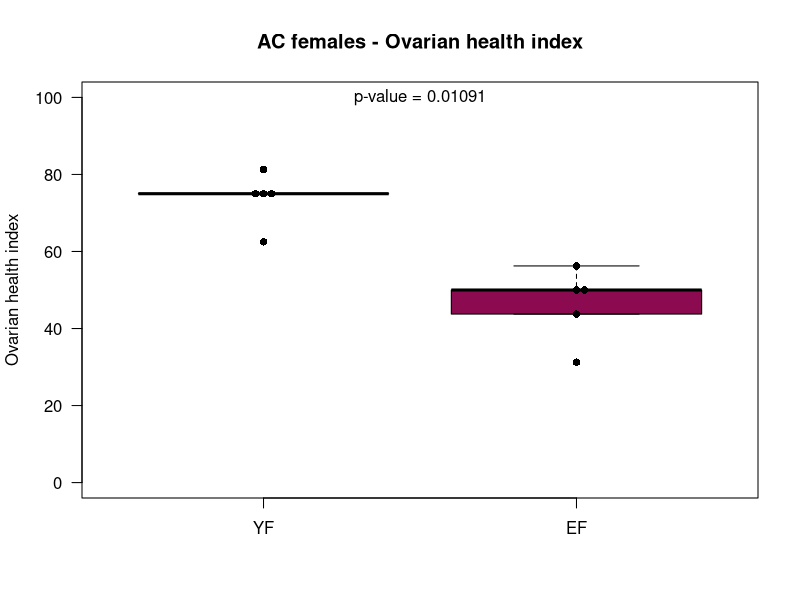
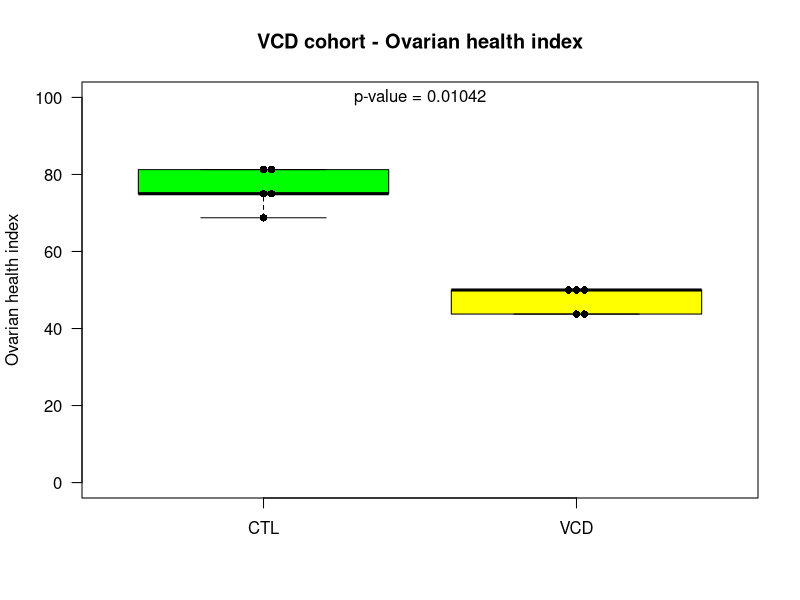
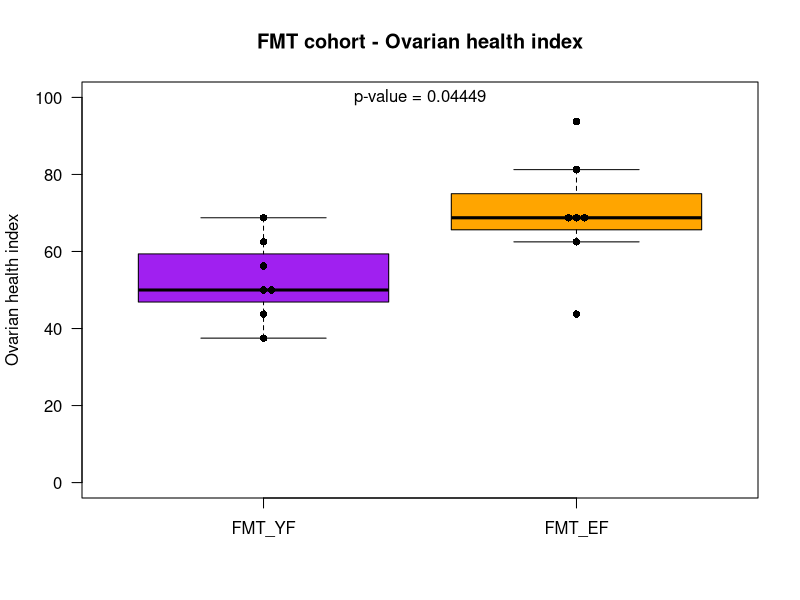

These charts were generated, in order, by the following R code:
setwd("/Users/minhookim/Dropbox/Benayoun_lab/Projects/Menopause_microbiome_project/Data/For_Github/Ovarian_health_index/")

library('beeswarm')

###################################
# Menopause-microbiome project
# Calculate ovarian health index scores
# Parameters: AMH, FSH, INHBA
#             Follicle count (combined)
# Cohorts: AC females, VCD, FMT
###################################

####################################
# 1. Import data files
###################################

# AC - females

my.hormone.data.AC.females <- read.table("./Input_files/MM_AC_cohort_females_hormone_data.txt", header= TRUE, sep = "\t")
my.follicle.data.AC.females <- read.table("./Input_files/MM_AC_cohort_females_ovarian_follicle_count_median.txt", header= TRUE, sep = "\t")

my.follicle.data.AC.females$combined <- rowSums(my.follicle.data.AC.females[, c("Primordial", "Primary", "Secondary", "Antral", "CL")], na.rm=TRUE)

# VCD cohort

my.hormone.data.VCD <- read.table("./Input_files/MM_VCD_cohort_hormone_data.txt", header= TRUE, sep = "\t")
my.follicle.data.VCD <- read.table("./Input_files/MM_VCD_cohort_ovarian_follicle_count_median.txt", header= TRUE, sep = "\t")

my.follicle.data.VCD$combined <- rowSums(my.follicle.data.VCD[, c("Primordial", "Primary", "Secondary", "Antral", "CL")], na.rm=TRUE)

# FMT cohort

my.hormone.data.FMT <- read.table("./Input_files/MM_FMT_cohort_hormone_data.txt", header= TRUE, sep = "\t")
my.follicle.data.FMT <- read.table("./Input_files/MM_FMT_cohort_ovarian_follicle_count_median.txt", header= TRUE, sep = "\t")

my.follicle.data.FMT$combined <- rowSums(my.follicle.data.FMT[, c("Primordial", "Primary", "Secondary", "Antral", "CL")], na.rm=TRUE)

####################################
# 2. Assign scores based on quartiles
###################################

# AC cohort - females

my.data.AC.females <- my.follicle.data.AC.females[,c("Mouse_ID", "Age", "combined")]

# For AMH, higher is better
my.data.AC.females$AMH_score <- as.numeric(cut(my.hormone.data.AC.females$AMH, breaks=quantile(my.hormone.data.AC.females$AMH), labels=c(1,2,3,4), include.lowest=TRUE))

# For FSH and INHBA, lower is better
my.data.AC.females$FSH_score <- as.numeric(cut(my.hormone.data.AC.females$FSH, breaks=quantile(my.hormone.data.AC.females$FSH), labels=c(4,3,2,1), include.lowest=TRUE))
my.data.AC.females$INHBA_score <- as.numeric(cut(my.hormone.data.AC.females$INHBA, breaks=quantile(my.hormone.data.AC.females$INHBA), labels=c(4,3,2,1), include.lowest=TRUE))

# For Follicle count, higher is better
# Manually setting break points - due to too many zero values
break_points = c(-Inf, 0, max(my.follicle.data.AC.females$combined)/3, 2*max(my.follicle.data.AC.females$combined)/3, Inf)

# Use these breaks in the cut function
my.data.AC.females$follicleCounts <- as.numeric(cut(my.follicle.data.AC.females$combined,
                                                breaks = break_points,
                                                labels = c(1, 2, 3, 4),
                                                include.lowest = TRUE))

# Compute the average score
my.data.AC.females$Ovarian_Health_Index <- rowMeans(my.data.AC.females[, c("AMH_score", "FSH_score", "INHBA_score", "follicleCounts")], na.rm=TRUE)

# If you wish to scale to a 0-100 scale
my.data.AC.females$Ovarian_Health_Index_100 <- (my.data.AC.females$Ovarian_Health_Index / 4) * 100

# View the results
my.data.AC.females[c("Mouse_ID", "Age", "Ovarian_Health_Index", "Ovarian_Health_Index_100")]

write.table(my.data.AC.females, file = "./MM_Ovarian_health_score_AC_cohort_females_results.txt", row.names = FALSE, quote = FALSE)


# VCD cohort

my.data.VCD <- my.follicle.data.VCD[,c("Mouse_ID", "Treatment", "combined")]

# For AMH, higher is better
my.data.VCD$AMH_score <- as.numeric(cut(my.hormone.data.VCD$AMH, breaks=quantile(my.hormone.data.VCD$AMH), labels=c(1,2,3,4), include.lowest=TRUE))

# For FSH and INHBA, lower is better
my.data.VCD$FSH_score <- as.numeric(cut(my.hormone.data.VCD$FSH, breaks=quantile(my.hormone.data.VCD$FSH), labels=c(4,3,2,1), include.lowest=TRUE))
my.data.VCD$INHBA_score <- as.numeric(cut(my.hormone.data.VCD$INHBA, breaks=quantile(my.hormone.data.VCD$INHBA), labels=c(4,3,2,1), include.lowest=TRUE))

# For Follicle count, higher is better
my.data.VCD$follicleCounts <- as.numeric(cut(my.follicle.data.VCD$combined, breaks=quantile(my.follicle.data.VCD$combined), labels=c(1,2,3,4), include.lowest=TRUE))

# Compute the average score
my.data.VCD$Ovarian_Health_Index <- rowMeans(my.data.VCD[, c("AMH_score", "FSH_score", "INHBA_score", "follicleCounts")], na.rm=TRUE)

# If you wish to scale to a 0-100 scale
my.data.VCD$Ovarian_Health_Index_100 <- (my.data.VCD$Ovarian_Health_Index / 4) * 100

# View the results
my.data.VCD[c("Mouse_ID", "Treatment", "Ovarian_Health_Index", "Ovarian_Health_Index_100")]

write.table(my.data.VCD, file = "./MM_Ovarian_health_score_VCD_cohort_results.txt", row.names = FALSE, quote = FALSE)


# FMT cohort

my.data.FMT <- my.follicle.data.FMT[,c("MouseID", "FMT", "combined")]

# For AMH, higher is better
my.data.FMT$AMH_score <- as.numeric(cut(my.hormone.data.FMT$AMH, breaks=quantile(my.hormone.data.FMT$AMH), labels=c(1,2,3,4), include.lowest=TRUE))

# For FSH and INHBA, lower is better
my.data.FMT$FSH_score <- as.numeric(cut(my.hormone.data.FMT$FSH, breaks=quantile(my.hormone.data.FMT$FSH), labels=c(4,3,2,1), include.lowest=TRUE))
my.data.FMT$INHBA_score <- as.numeric(cut(my.hormone.data.FMT$INHBA, breaks=quantile(my.hormone.data.FMT$INHBA), labels=c(4,3,2,1), include.lowest=TRUE))

# For Follicle count, higher is better
my.data.FMT$follicleCounts <- as.numeric(cut(my.follicle.data.FMT$combined, breaks=quantile(my.follicle.data.FMT$combined), labels=c(1,2,3,4), include.lowest=TRUE))

# Compute the average score
my.data.FMT$Ovarian_Health_Index <- rowMeans(my.data.FMT[, c("AMH_score", "FSH_score", "INHBA_score", "follicleCounts")], na.rm=TRUE)

# If you wish to scale to a 0-100 scale
my.data.FMT$Ovarian_Health_Index_100 <- (my.data.FMT$Ovarian_Health_Index / 4) * 100

# View the results
my.data.FMT[c("MouseID", "FMT", "Ovarian_Health_Index", "Ovarian_Health_Index_100")]

write.table(my.data.FMT, file = "./MM_Ovarian_health_score_FMT_cohort_results.txt", row.names = FALSE, quote = FALSE)

####################################
# 3. Plot boxplots
###################################

# AC cohort - females

my.index.AC.females <- list ("YF"  = my.data.AC.females$Ovarian_Health_Index_100[my.data.AC.females$Age %in% "YF"],
                             "EF"  = my.data.AC.females$Ovarian_Health_Index_100[my.data.AC.females$Age %in% "EF"])

wilcox.test(my.data.AC.females$Ovarian_Health_Index_100[my.data.AC.females$Age == "YF"], 
            my.data.AC.females$Ovarian_Health_Index_100[my.data.AC.females$Age == "EF"])     # p-value = 0.01091

pdf(paste(Sys.Date(),"MM_AC_cohort_females_ovarian_index_score_boxplot.pdf", sep = "_"), width = 5, height = 7)
boxplot(my.index.AC.females, 
        outline = FALSE,
        ylim = c(0, 100),
        col = c("deeppink1", "deeppink4"),
        las = 1,
        ylab = "Ovarian health index",
        main = "AC females - Ovarian health index")
beeswarm(my.index.AC.females, pch = 16, col = "black", add = TRUE, cex = 1)
text(1.5,100,"p-value = 0.01091")
dev.off()


# VCD cohort

my.index.VCD <- list ("CTL"  = my.data.VCD$Ovarian_Health_Index_100[my.data.VCD$Treatment %in% "CTL"],
                      "VCD"  = my.data.VCD$Ovarian_Health_Index_100[my.data.VCD$Treatment %in% "VCD"])

wilcox.test(my.data.VCD$Ovarian_Health_Index_100[my.data.VCD$Treatment == "CTL"], my.data.VCD$Ovarian_Health_Index_100[my.data.VCD$Treatment == "VCD"])     # p-value = 0.01042

pdf(paste(Sys.Date(),"MM_VCD_cohort_ovarian_index_score_boxplot.pdf", sep = "_"), width = 5, height = 7)
boxplot(my.index.VCD, 
        outline = FALSE,
        ylim = c(0, 100),
        col = c("green", "yellow"),
        las = 1,
        ylab = "Ovarian health index",
        main = "VCD cohort - Ovarian health index")
beeswarm(my.index.VCD, pch = 16, col = "black", add = TRUE, cex = 1)
text(1.5,100,"p-value = 0.01042")
dev.off()


# FMT cohort

my.index.FMT <- list ("FMT_YF"  = my.data.FMT$Ovarian_Health_Index_100[my.data.FMT$FMT %in% "YF_FMT"],
                      "FMT_EF"  = my.data.FMT$Ovarian_Health_Index_100[my.data.FMT$FMT %in% "EF_FMT"])

wilcox.test(my.data.FMT$Ovarian_Health_Index_100[my.data.FMT$FMT == "YF_FMT"], my.data.FMT$Ovarian_Health_Index_100[my.data.FMT$FMT == "EF_FMT"])     # p-value = 0.04449

pdf(paste(Sys.Date(),"MM_FMT_cohort_ovarian_index_score_boxplot.pdf", sep = "_"), width = 5, height = 7)
boxplot(my.index.FMT, 
        outline = FALSE,
        ylim = c(0, 100),
        col = c("purple", "orange"),
        las = 1,
        ylab = "Ovarian health index",
        main = "FMT cohort - Ovarian health index")
beeswarm(my.index.FMT, pch = 16, col = "black", add = TRUE, cex = 1)
text(1.5,100,"p-value = 0.04449")
dev.off()
